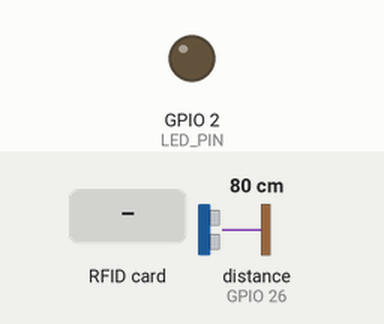
The sketch below on a simulated ESP32. Shown: output pins drawn as LEDs (lit = HIGH). The inputs (shaded band) are chosen by the test bench; at power-on: distance to the obstacle (sensor on GPIO 26) 80 cm. The echo pulse lasts 58.3 µs per cm; WiFi joins after 1.5 s; servers stay silent unless stated; uploads are accepted with an empty reply; pins used as bus, display or sensor lines are not drawn; what the sketch prints to the serial monitor is not drawn.

Above: at 2.7 s.
2.8 s: RFID card 12 34 56 78 held to the reader
At 3.2 s:
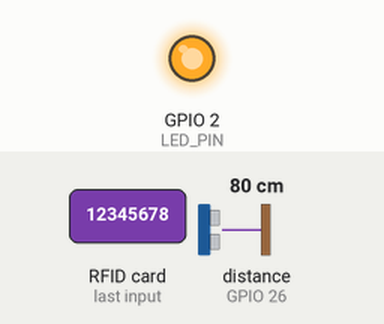
Timing chart, 0 to 9.5 s (numbered marks = the images above; inputs shaded):
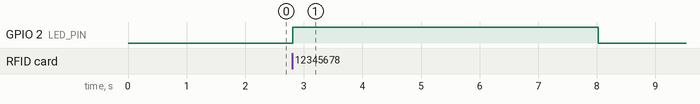

The sketch:

hardware.ino.ino
```cpp
#include <WiFi.h>
#include <HTTPClient.h>
#include <SPI.h>
#include <MFRC522.h>

#define SS_PIN 5
#define RST_PIN 27
#define TRIG_PIN 25  // Use safe GPIOs
#define ECHO_PIN 26
#define LED_PIN 2

const char* ssid = "Muhsin";
const char* password = "12345678";
const char* serverUrl = "http://192.168.143.53:5000/api/shelf";

MFRC522 rfid(SS_PIN, RST_PIN);

void setup() {
  Serial.begin(115200);
  pinMode(TRIG_PIN, OUTPUT);
  pinMode(ECHO_PIN, INPUT);
  pinMode(LED_PIN, OUTPUT);
  SPI.begin();
  rfid.PCD_Init();
  Serial.println("RFID reader initialized.");

  WiFi.begin(ssid, password);
  Serial.print("Connecting to WiFi");
  while (WiFi.status() != WL_CONNECTED) {
    delay(500);
    Serial.print(".");
  }
  Serial.println(" Connected!");
}

void loop() {
  if (rfid.PICC_IsNewCardPresent() && rfid.PICC_ReadCardSerial()) {
    String rfidTag = "";
    for (byte i = 0; i < rfid.uid.size; i++) {
      rfidTag += String(rfid.uid.uidByte[i], HEX);
    }
    rfidTag.toUpperCase();

    String productName = "Demo Product";

    Serial.println("Card Scanned. Waiting 5 seconds...");
    digitalWrite(LED_PIN, HIGH);
    delay(5000);

    float distance = getDistance();
    Serial.print("Distance after 5s: ");
    Serial.println(distance);

    String status = (distance <= 7.0) ? "available" : "removed";

    sendData(productName, rfidTag, status);
    digitalWrite(LED_PIN, LOW);
    delay(2000);
  }
}

float getDistance() {
  digitalWrite(TRIG_PIN, LOW);
  delayMicroseconds(2);
  digitalWrite(TRIG_PIN, HIGH);
  delayMicroseconds(10);
  digitalWrite(TRIG_PIN, LOW);
  long duration = pulseIn(ECHO_PIN, HIGH);
  return duration * 0.034 / 2;
}

void sendData(String productName, String rfidTag, String status) {
  if (WiFi.status() == WL_CONNECTED) {
    HTTPClient http;
    http.begin(serverUrl);
    http.addHeader("Content-Type", "application/json");

    String json = "{\"productName\":\"" + productName +
                  "\", \"rfid\":\"" + rfidTag +
                  "\", \"status\":\"" + status + "\"}";

    Serial.println("Sending: " + json);
    int httpCode = http.POST(json);
    Serial.print("HTTP Response: ");
    Serial.println(httpCode);
    http.end();
  }
}
```

Measured:
- after the input at 2.8 s, GPIO 2 (LED_PIN): LOW → HIGH at once, → LOW 5.2 s later
